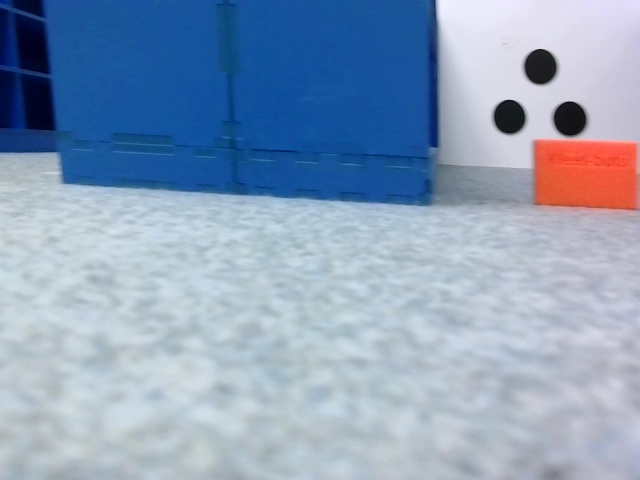
#> input picture software/python/test_data/IsleView2.jpg, 640 x 480 px
$ python -i stock.py   (imports and definitions only)
#> lines starting #> are read from the running program, lines starting #| are printed output that depends on the picture; after the words box and inside, x2 and y2 are one past the last pixel; in counts of white or black regions, pixels touching at a corner belong together
#> further down, picture is the input picture: shape (480, 640, 3); mean B, G, R 186.2, 160.3, 140.7
import cv2
import numpy as np

# Return a frame with boxes arround orange stock items
def findStock(frame):
    mask = frame.copy()
    cv2.cvtColor(frame, cv2.COLOR_BGR2RGB, frame)
    cv2.GaussianBlur(mask, (5, 5), 0, mask)
    hsv = cv2.cvtColor(mask, cv2.COLOR_BGR2HSV)
#> hsv: shape (480, 640, 3); mean H, S, V 104.2, 84, 190.2

    lower_orange = np.array([0, 128, 128])
    upper_orange = np.array([40, 255, 255])

    mask_orange = cv2.inRange(hsv, lower_orange, upper_orange)
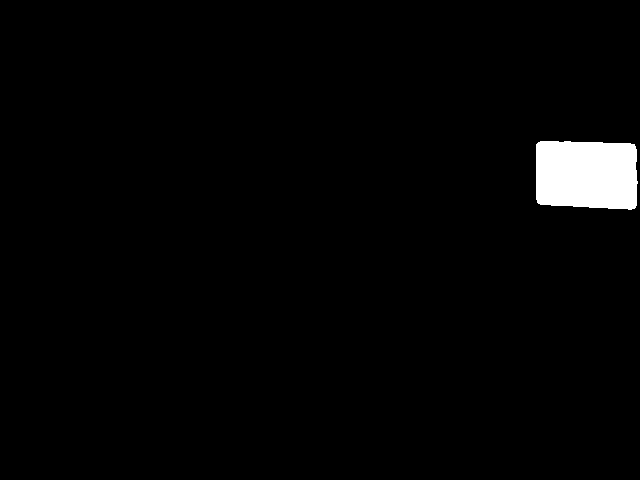
#> mask_orange: shape (480, 640); 2.1% white; 1 white region, box (x1, y1, x2, y2) and area: (536, 141, 638, 210) 6552
    mask_orange = cv2.erode(mask_orange, np.ones((5, 5)))  # Erode to remove noise
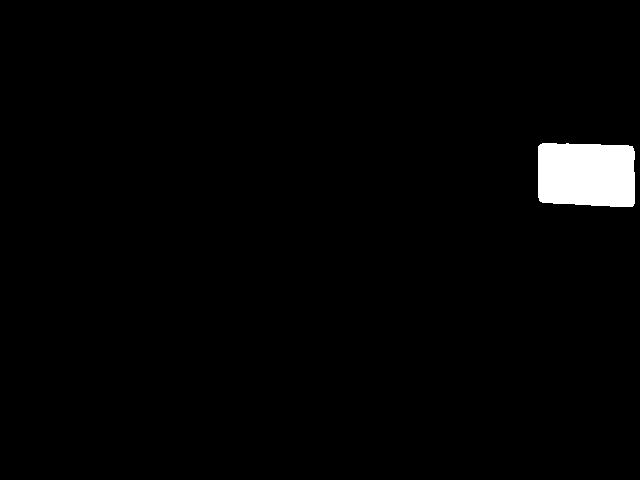
#> mask_orange: shape (480, 640); 1.9% white; 1 white region, box (x1, y1, x2, y2) and area: (538, 143, 635, 207) 5877
    mask_orange = cv2.dilate(mask_orange, np.ones((5, 5)))  # Dilate to restore size
#> mask_orange: shape (480, 640); 2.1% white; 1 white region

    contours, _ = cv2.findContours(mask_orange, cv2.RETR_TREE, cv2.CHAIN_APPROX_SIMPLE)
#> contours = 1 contour; box (x1, y1, x2, y2) and area: (536, 141, 637, 209) 6386
    for cnt in contours:
        area = cv2.contourArea(cnt)
        if area > 500:  # Ignore small noise
            x, y, w, h = cv2.boundingRect(cnt)
            cv2.rectangle(frame, (x, y), (x+w, y+h), (0, 165, 255), 2)  # Orange color for stock items
            cv2.putText(frame, 'grocery item (w: {}, h: {})'.format(w, h), (x, y-10), cv2.FONT_HERSHEY_SIMPLEX, 0.6, (0, 165, 255), 2)
#> this loop made 1 pass
#> (area, x, y, w, h) on pass 1: (6385.5, 536, 141, 101, 68)
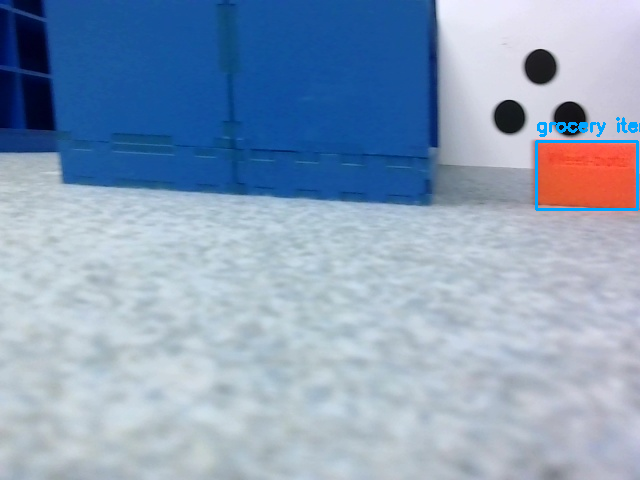
#> frame: shape (480, 640, 3); mean R, G, B 139.6, 160.5, 186.8


    # [9 lines of commented-out code are left out]

    return frame

>>> import cv2
>>> picture = cv2.imread('test_data/IsleView2.jpg')
>>> result = findStock(picture)

$ run again, on software/python/test_data/ramp.jpg
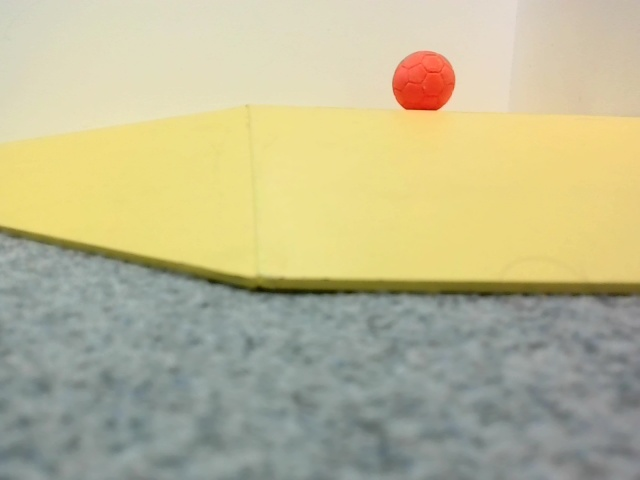
#> input picture software/python/test_data/ramp.jpg, 640 x 480 px
#> picture is the input picture: shape (480, 640, 3); mean B, G, R 147, 183.9, 188.7
#> hsv: shape (480, 640, 3); mean H, S, V 48.7, 60.1, 193.5
#> in findStock, `mask_orange = cv2.dilate(mask_orange, np.ones((5, 5)))`:
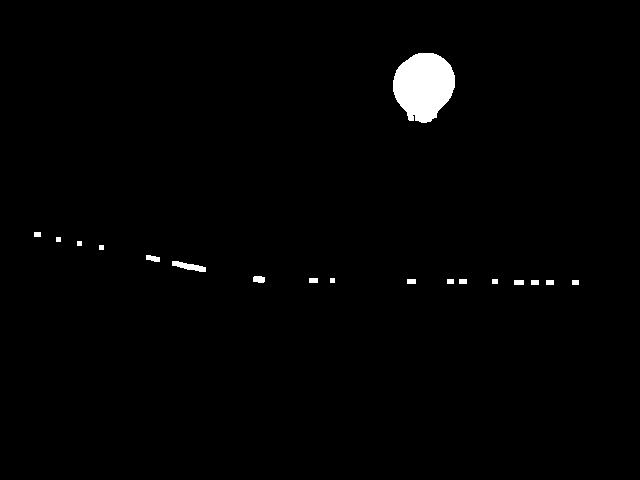
#> mask_orange: shape (480, 640); 1.3% white; 18 white regions
#> contours = 18 contours, 4 with area under 20; largest, box (x1, y1, x2, y2) and area: (393, 53, 455, 123) 3143, (172, 261, 206, 272) 155, (253, 276, 265, 283) 58, (146, 255, 160, 262) 54, (514, 280, 524, 285) 36
#> the loop in findStock, `for cnt in contours:` made 18 passes
#> (area, x, y, w, h) on pass 18: (3143, 393, 53, 62, 70)
#> after the loop in findStock, `for cnt in contours:`:
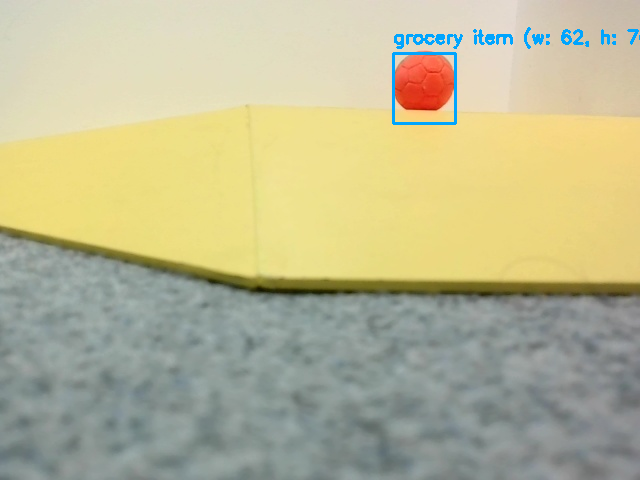
#> frame: shape (480, 640, 3); mean R, G, B 187.1, 183.6, 147.5
